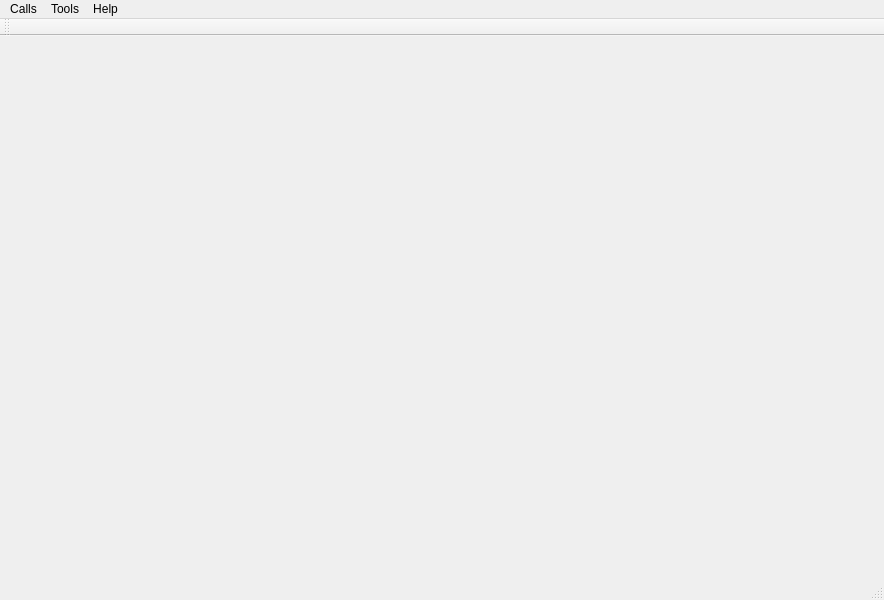
<?xml version="1.0" encoding="UTF-8"?>
<ui version="4.0">
 <class>serialMainWindow</class>
 <widget class="QMainWindow" name="serialMainWindow">
  <property name="geometry">
   <rect>
    <x>0</x>
    <y>0</y>
    <width>884</width>
    <height>600</height>
   </rect>
  </property>
  <property name="windowTitle">
   <string>MainWindow</string>
  </property>
  <property name="unifiedTitleAndToolBarOnMac">
   <bool>false</bool>
  </property>
  <widget class="QWidget" name="centralwidget"/>
  <widget class="QMenuBar" name="menubar">
   <property name="geometry">
    <rect>
     <x>0</x>
     <y>0</y>
     <width>884</width>
     <height>23</height>
    </rect>
   </property>
   <widget class="QMenu" name="menuConnect">
    <property name="title">
     <string>Calls</string>
    </property>
    <addaction name="actionConnect"/>
    <addaction name="actionDisconnect"/>
    <addaction name="separator"/>
    <addaction name="actionQuit"/>
   </widget>
   <widget class="QMenu" name="menuTools">
    <property name="title">
     <string>Tools</string>
    </property>
    <addaction name="actionConfigure"/>
    <addaction name="actionClear"/>
   </widget>
   <widget class="QMenu" name="menuHelp">
    <property name="title">
     <string>Help</string>
    </property>
    <addaction name="actionAboutQt"/>
   </widget>
   <addaction name="menuConnect"/>
   <addaction name="menuTools"/>
   <addaction name="menuHelp"/>
  </widget>
  <widget class="QStatusBar" name="statusbar"/>
  <widget class="QToolBar" name="MaintoolBar">
   <property name="windowTitle">
    <string>toolBar</string>
   </property>
   <property name="allowedAreas">
    <set>Qt::AllToolBarAreas</set>
   </property>
   <attribute name="toolBarArea">
    <enum>TopToolBarArea</enum>
   </attribute>
   <attribute name="toolBarBreak">
    <bool>false</bool>
   </attribute>
  </widget>
  <action name="actionDisconnect">
   <property name="icon">
    <iconset resource="terminal.qrc">
     <normaloff>:/images/disconnect.png</normaloff>:/images/disconnect.png</iconset>
   </property>
   <property name="text">
    <string>Disconnect</string>
   </property>
  </action>
  <action name="actionQuit">
   <property name="icon">
    <iconset resource="terminal.qrc">
     <normaloff>:/images/application-exit.png</normaloff>:/images/application-exit.png</iconset>
   </property>
   <property name="text">
    <string>Quit</string>
   </property>
  </action>
  <action name="actionConfigure">
   <property name="icon">
    <iconset resource="terminal.qrc">
     <normaloff>:/images/settings.png</normaloff>:/images/settings.png</iconset>
   </property>
   <property name="text">
    <string>Configure</string>
   </property>
  </action>
  <action name="actionClear">
   <property name="icon">
    <iconset resource="terminal.qrc">
     <normaloff>:/images/clear.png</normaloff>:/images/clear.png</iconset>
   </property>
   <property name="text">
    <string>Clear</string>
   </property>
  </action>
  <action name="actionAboutQt">
   <property name="checkable">
    <bool>true</bool>
   </property>
   <property name="text">
    <string>AboutQt</string>
   </property>
   <property name="shortcut">
    <string>Ctrl+A</string>
   </property>
  </action>
  <action name="actionConnect">
   <property name="icon">
    <iconset resource="terminal.qrc">
     <normaloff>:/images/connect.png</normaloff>:/images/connect.png</iconset>
   </property>
   <property name="text">
    <string>Connect</string>
   </property>
  </action>
 </widget>
 <layoutdefault spacing="6" margin="11"/>
 <resources>
  <include location="terminal.qrc"/>
 </resources>
 <connections/>
</ui>
